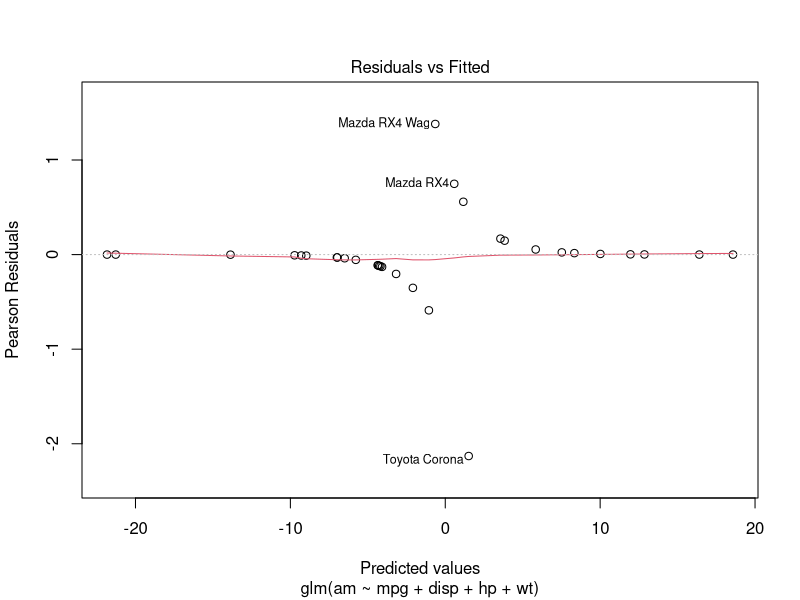
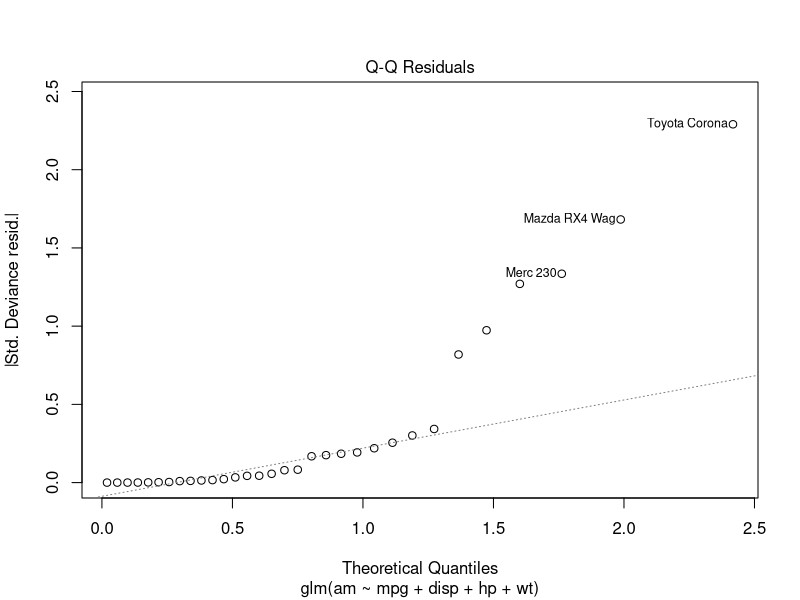
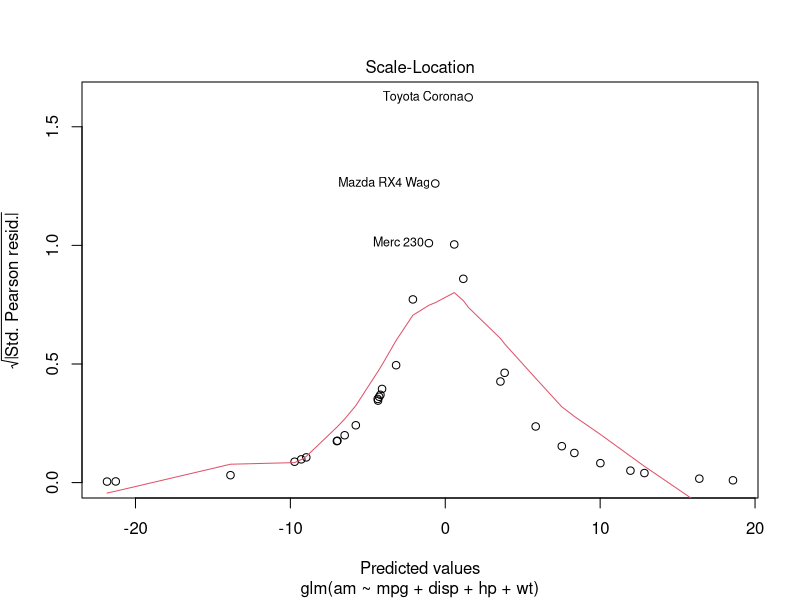
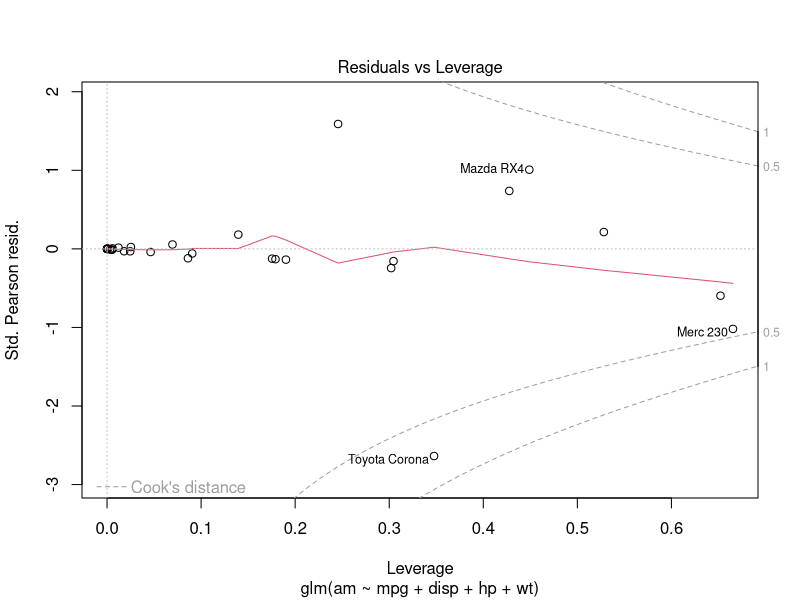

Write R code to recreate these figures, in order.
mtcars
str(mtcars)
dim(mtcars)
t = table(mtcars$am)
amt = addmargins(t)
ppt = prop.table(t)
ppt
amt
(base = glm(am~1,data=mtcars,family = binomial()))
odds = exp(-0.3795)
odds
(fit1 = glm(am~mpg+disp+hp+wt,data=mtcars,family=binomial()))
summary(fit1)
plot(fit1)
anova(fit1)
(factor = glm(am~mpg+hp+wt,data=mtcars,family=binomial()))
(fit2 = glm(am~mpg+hp,data=mtcars,family = binomial()))
summary(factor)
(fit3 = glm(am~hp+wt,data=mtcars,family=binomial()))
summary(fit3)
pred = predict(fit3,type='response',data=mtcars[c('hp','wt')])
pred[1:5]
pred1 = ifelse(pred>0.5,1,0)
pred1[1:5]
mtcars$p = pred1
table(mtcars$p,mtcars$am)
30/32
newdata=data.frame(wt=2,hp=150)
pred2 = predict(fit3,newdata,type='response')
pred2
(p1 = predict(fit3,newdata=mtcars[c('wt','hp')],type='response'))
(p1a = ifelse(p1>0.5,1,0))
mtcars
cbind(mtcars$am,mtcars$wt,mtcars$hp,p1,p1a)
(xtab= table(mtcars$am,p1a))
library(caret)
caret::confusionMatrix(xtab)
